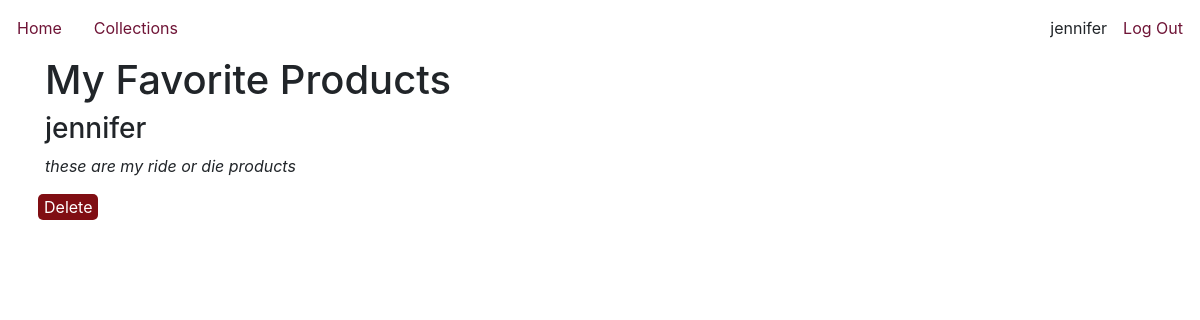
The page /collections/1 (signed in) on the database its author committed.
### makeup_app/models.py (models this page shows)
class User(db.Model, UserMixin):
    id = db.Column(db.Integer, primary_key = True)
    username = db.Column(db.String(80), nullable = False)
    password = db.Column(db.String(80), nullable=False)

class Collection(db.Model):
    id = db.Column(db.Integer, primary_key = True)
    title = db.Column(db.String(80), nullable = False)
    description = db.Column(db.String(80), nullable = False)
    products = []
    created_by_id = db.Column(db.Integer, db.ForeignKey('user.id'))
    created_by = db.relationship('User')

### makeup_app/routes.py (the view)
@main.route('/collections/<collection_id>', methods=['GET'])
def collection_detail(collection_id):
    collection = Collection.query.get(collection_id)
    collection_products = []
    for prd in collection.products:
        for i in range(len(products)):
            if products[i].get('id') == int(prd):
                collection_products.append(products[i])
    print(collection.products)
    return render_template('collection_detail.html', collection = collection, collection_products = collection_products)

### makeup_app/extensions.py (called while the page is built)
@login_manager.user_loader
def load_user(user_id):
    return User.query.get(user_id)

### makeup_app/templates/collection_detail.html (shortened to what this page needs)
{% extends 'base.html' %}
{% block content %}
<div class="container">
    <h1>{{collection.title}}</h1>
    <h3>{{collection.created_by.username}}</h3>
    <p><em>{{collection.description}}</em></p>
    {% if current_user == collection.created_by %}
    <div class="row">
        <p><form method='POST' action= "/collections/{{collection.id}}/delete">
            <button class="mx-2" type='submit'>Delete</button>
        </form></p>
    </div>
    {% endif %}
</div>
{% endblock %}

### makeup_app/templates/base.html (shortened to what this page needs)
<!DOCTYPE html>
<html>
    <head>
        <link rel="stylesheet" href="https://cdn.jsdelivr.net/npm/bootstrap@4.3.1/dist/css/bootstrap.min.css">
        <link rel= "stylesheet" type= "text/css" href= "{{ url_for('static', filename='/styles.css') }}">
    </head>
    <body>
        <div id="content">
            <nav class="navbar">
                <div class="row">
                    <a href="/" class="nav-link">Home</a>
                    <a href="/collections" class="nav-link">Collections</a>
                </div>
                <div class="row">
                {% if current_user.is_authenticated %}
                <p class="my-auto">{{current_user.username}}</p>
                <a href="/logout" class="nav-link">Log Out</a>
                {% else %}
                    <a href="/login" class="nav-link">Log In</a>
                    <a href="/signup" class="nav-link">Sign Up</a>
                {% endif %}
            </div>
            </nav>
            {% block content %}{% endblock %}
        </div>
    </body>
</html>

### makeup_app/static/styles.css (style rules this page uses)
a:not(button) { color: rgb(111, 20, 54); }
button { background-color: #800e13; color: white; border-radius:5px; border:none; }

### rows shown on the page
User: username "jennifer", created_by.username "jennifer"
Collection: title "My Favorite Products", description "these are my ride or die products"
